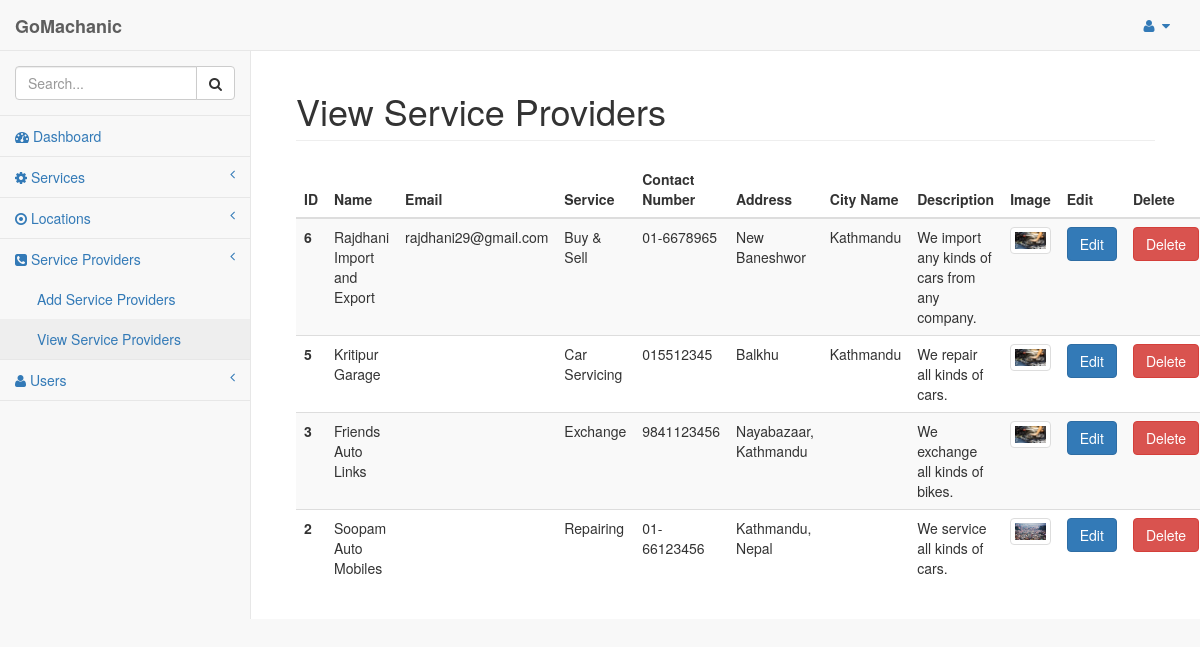
Page /admin/index.php?page=service-provider-view (signed in) on the committed database.
### tables this page shows
CREATE TABLE `tbl_service_providers` (
  `id` int(12) NOT NULL,
  `company_name` varchar(255) NOT NULL,
  `company_email` varchar(255) NOT NULL,
  `company_service` varchar(255) NOT NULL,
  `company_number` varchar(255) NOT NULL,
  `company_address` varchar(255) NOT NULL,
  `city_name` varchar(255) NOT NULL,
  `company_desc` varchar(500) NOT NULL,
  `company_image` varchar(255) NOT NULL
);

### includes/functions.php (called while the page is built, shortened)
<?php
class database {
	var $con;
	var $hostname   =   'localhost';
	var $username   =   'root';
	var $password   =   '';
	var $database   =   'gomachanic';
	function __construct() {
		$this->con =new mysqli($this->hostname,$this->username,$this->password,$this->database);
	}
	function sd_view_service_providers() {
		$sql="SELECT * FROM tbl_service_providers ORDER BY id DESC";
		$res=$this->con->query($sql);
		return $res;
	}
}
?>

### admin/service-provider-view.php (the view, shortened to what this page needs)
<?php
$obj = new database();
$service_provider = $obj->sd_view_service_providers();
?>
                    <div class="col-lg-12">
                        <h1 class="page-header">View Service Providers</h1>
                    </div>
                </div>
                <table class="table table-striped">
					<thead>
				    	<tr>
					      	<th scope="col">ID</th>
					      	<th scope="col">Name</th>
					      	<th scope="col">Email</th>
					      	<th scope="col">Service</th>
					      	<th scope="col">Contact Number</th>
					      	<th scope="col">Address</th>
					      	<th scope="col">City Name</th>
					      	<th scope="col">Description</th>
					      	<th scope="col">Image</th>
					      	<th scope="col">Edit</th>
					      	<th scope="col">Delete</th>
				    	</tr>
				  	</thead>
					<tbody>
						<?php
							while ($row=$service_provider->fetch_assoc()) {
						?>
				    	<tr>
					      	<th scope="row"><?php echo $row['id']; ?></th>
					      	<td><?php echo $row['company_name']; ?></td>
					      	<td><?php echo $row['company_email']; ?></td>
					      	<td><?php echo $row['company_service']; ?></td>
					      	<td><?php echo $row['company_number']; ?></td>
					      	<td><?php echo $row['company_address']; ?></td>
					      	<td><?php echo $row['city_name']; ?></td>
					      	<td><?php echo $row['company_desc']; ?></td>
					      	<td><img src="../uploads/<?php echo $row['company_image']; ?>" alt="<?php echo $row['company_name']; ?>" class="img-thumbnail" width="50px" height="50px"></td>
					      	<td><a href="index.php?page=service-provider-edit&id=<?php echo $row['id']; ?>" class="btn btn-primary"> Edit</a></td>
					      	<td><a href="javascript:void(0);" class="btn btn-danger" onclick="
								if(confirm('Are you sure to delete this record'))
								window.location='index.php?page=service-provider-view&did=<?php echo $row['id']; ?>';"> Delete</a></td>
				    	</tr>
				    	<?php
				    		}
				    ?>
				 	</tbody>
				</table>
            </div>
        </div>

### rows in the picture
tbl_service_providers: id "6", company_name "Rajdhani Import and Export", company_email "rajdhani29@gmail.com", company_service "Buy & Sell", company_number "01-6678965", company_address "New Baneshwor", city_name "Kathmandu", company_desc "We import any kinds of cars from any company.", company_image (picture)
tbl_service_providers: id "5", company_name "Kritipur Garage", company_service "Car Servicing", company_number "015512345", company_address "Balkhu", city_name "Kathmandu", company_desc "We repair all kinds of cars.", company_image (picture)
tbl_service_providers: id "3", company_name "Friends Auto Links", company_service "Exchange", company_number "9841123456", company_address "Nayabazaar, Kathmandu", company_desc "We exchange all kinds of bikes.", company_image (picture)
tbl_service_providers: id "2", company_name "Soopam Auto Mobiles", company_service "Repairing", company_number "01-66123456", company_address "Kathmandu, Nepal", company_desc "We service all kinds of cars.", company_image (picture)
